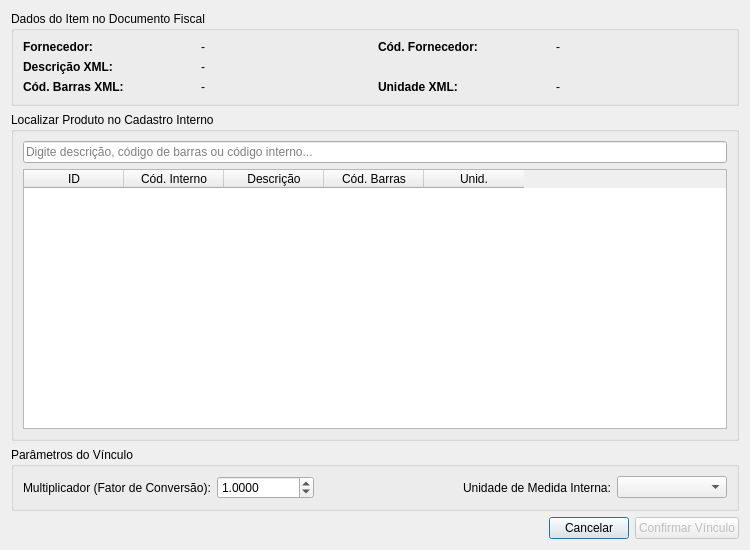
<?xml version="1.0" encoding="UTF-8"?>
<ui version="4.0">
 <class>DialogSelecionarProduto</class>
 <widget class="QDialog" name="DialogSelecionarProduto">
  <property name="geometry">
   <rect>
    <x>0</x>
    <y>0</y>
    <width>750</width>
    <height>550</height>
   </rect>
  </property>
  <property name="windowTitle">
   <string>Vincular a Produto Existente</string>
  </property>
  <layout class="QVBoxLayout" name="verticalLayout">
   <item>
    <widget class="QGroupBox" name="groupItemFornecedor">
     <property name="title">
      <string>Dados do Item no Documento Fiscal</string>
     </property>
     <layout class="QGridLayout" name="gridLayout">
      <item row="0" column="0">
       <widget class="QLabel" name="lblRotuloFornecedor">
        <property name="font">
         <font>
          <bold>true</bold>
         </font>
        </property>
        <property name="text">
         <string>Fornecedor:</string>
        </property>
       </widget>
      </item>
      <item row="0" column="1">
       <widget class="QLabel" name="lblFornecedor">
        <property name="text">
         <string>-</string>
        </property>
       </widget>
      </item>
      <item row="0" column="2">
       <widget class="QLabel" name="lblRotuloCodForn">
        <property name="font">
         <font>
          <bold>true</bold>
         </font>
        </property>
        <property name="text">
         <string>Cód. Fornecedor:</string>
        </property>
       </widget>
      </item>
      <item row="0" column="3">
       <widget class="QLabel" name="lblCodigoFornecedor">
        <property name="text">
         <string>-</string>
        </property>
       </widget>
      </item>
      <item row="1" column="0">
       <widget class="QLabel" name="lblRotuloDesc">
        <property name="font">
         <font>
          <bold>true</bold>
         </font>
        </property>
        <property name="text">
         <string>Descrição XML:</string>
        </property>
       </widget>
      </item>
      <item row="1" column="1" colspan="3">
       <widget class="QLabel" name="lblDescricaoXml">
        <property name="text">
         <string>-</string>
        </property>
       </widget>
      </item>
      <item row="2" column="0">
       <widget class="QLabel" name="lblRotuloBarras">
        <property name="font">
         <font>
          <bold>true</bold>
         </font>
        </property>
        <property name="text">
         <string>Cód. Barras XML:</string>
        </property>
       </widget>
      </item>
      <item row="2" column="1">
       <widget class="QLabel" name="lblCodigoBarrasXml">
        <property name="text">
         <string>-</string>
        </property>
       </widget>
      </item>
      <item row="2" column="2">
       <widget class="QLabel" name="lblRotuloUnid">
        <property name="font">
         <font>
          <bold>true</bold>
         </font>
        </property>
        <property name="text">
         <string>Unidade XML:</string>
        </property>
       </widget>
      </item>
      <item row="2" column="3">
       <widget class="QLabel" name="lblUnidadeXml">
        <property name="text">
         <string>-</string>
        </property>
       </widget>
      </item>
     </layout>
    </widget>
   </item>
   <item>
    <widget class="QGroupBox" name="groupBusca">
     <property name="title">
      <string>Localizar Produto no Cadastro Interno</string>
     </property>
     <layout class="QVBoxLayout" name="verticalLayout_2">
      <item>
       <widget class="QLineEdit" name="editBusca">
        <property name="placeholderText">
         <string>Digite descrição, código de barras ou código interno...</string>
        </property>
        <property name="clearButtonEnabled">
         <bool>true</bool>
        </property>
       </widget>
      </item>
      <item>
       <widget class="QTableWidget" name="tableProdutos">
        <property name="editTriggers">
         <set>QAbstractItemView::NoEditTriggers</set>
        </property>
        <property name="alternatingRowColors">
         <bool>true</bool>
        </property>
        <property name="selectionMode">
         <enum>QAbstractItemView::SingleSelection</enum>
        </property>
        <property name="selectionBehavior">
         <enum>QAbstractItemView::SelectRows</enum>
        </property>
        <column>
         <property name="text">
          <string>ID</string>
         </property>
        </column>
        <column>
         <property name="text">
          <string>Cód. Interno</string>
         </property>
        </column>
        <column>
         <property name="text">
          <string>Descrição</string>
         </property>
        </column>
        <column>
         <property name="text">
          <string>Cód. Barras</string>
         </property>
        </column>
        <column>
         <property name="text">
          <string>Unid.</string>
         </property>
        </column>
       </widget>
      </item>
     </layout>
    </widget>
   </item>
   <item>
    <widget class="QGroupBox" name="groupFator">
     <property name="title">
      <string>Parâmetros do Vínculo</string>
     </property>
     <layout class="QHBoxLayout" name="horizontalLayout_2">
      <item>
       <widget class="QLabel" name="lblRotuloMultiplicador">
        <property name="text">
         <string>Multiplicador (Fator de Conversão):</string>
        </property>
       </widget>
      </item>
      <item>
       <widget class="QDoubleSpinBox" name="spinMultiplicador">
        <property name="decimals">
         <number>4</number>
        </property>
        <property name="minimum">
         <double>0.000100000000000</double>
        </property>
        <property name="maximum">
         <double>999999.000000000000000</double>
        </property>
        <property name="value">
         <double>1.000000000000000</double>
        </property>
       </widget>
      </item>
      <item>
       <spacer name="horizontalSpacer">
        <property name="orientation">
         <enum>Qt::Horizontal</enum>
        </property>
        <property name="sizeHint" stdset="0">
         <size>
          <width>20</width>
          <height>20</height>
         </size>
        </property>
       </spacer>
      </item>
      <item>
       <widget class="QLabel" name="lblRotuloUnidadeInterna">
        <property name="text">
         <string>Unidade de Medida Interna:</string>
        </property>
       </widget>
      </item>
      <item>
       <widget class="QComboBox" name="comboUnidade">
        <property name="minimumSize">
         <size>
          <width>110</width>
          <height>0</height>
         </size>
        </property>
       </widget>
      </item>
     </layout>
    </widget>
   </item>
   <item>
    <layout class="QHBoxLayout" name="horizontalLayout">
     <item>
      <spacer name="spacerBotoes">
       <property name="orientation">
        <enum>Qt::Horizontal</enum>
       </property>
       <property name="sizeHint" stdset="0">
        <size>
         <width>40</width>
         <height>20</height>
        </size>
       </property>
      </spacer>
     </item>
     <item>
      <widget class="QPushButton" name="btnCancelar">
       <property name="text">
        <string>Cancelar</string>
       </property>
      </widget>
     </item>
     <item>
      <widget class="QPushButton" name="btnConfirmar">
       <property name="enabled">
        <bool>false</bool>
       </property>
       <property name="text">
        <string>Confirmar Vínculo</string>
       </property>
      </widget>
     </item>
    </layout>
   </item>
  </layout>
 </widget>
 <resources/>
 <connections/>
</ui>
